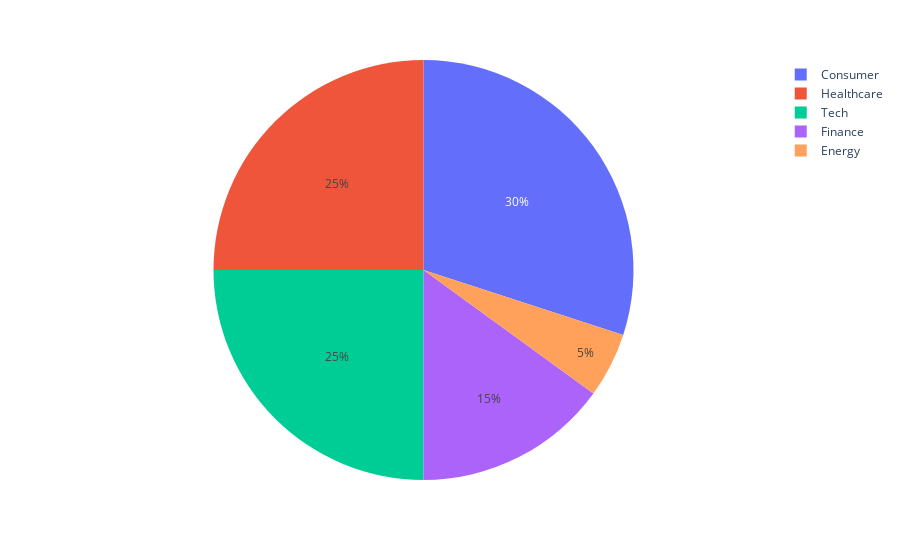

Notebook code cell kept with this figure:
### Code cell
import plotly.express as px
sector_counts = portfolio["Sector"].value_counts()

fig = px.pie(portfolio, values= sector_counts.values, names = sector_counts.index)
fig.show()

### Figure 1 — Plotly figure (JSON) as saved in the notebook; plotly's stock layout.template omitted (floating-point values rounded to 4 significant figures)
{"data": [{"domain": {"x": [0, 1], "y": [0, 1]}, "hovertemplate": "label=%{label}<br>value=%{value}<extra></extra>", "labels": ["Consumer", "Healthcare", "Tech", "Finance", "Energy"], "legendgroup": "", "name": "", "showlegend": true, "type": "pie", "values": [6, 5, 5, 3, 1]}], "layout": {"legend": {"tracegroupgap": 0}, "margin": {"t": 60}}}
